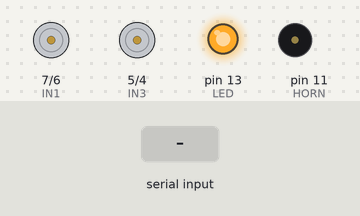
Simulated run of this sketch. Board: Arduino Uno, built with avr-gcc and run on an emulated ATmega328P. On the bench: motor-driver pin pairs drawn as motors (green arrow = first pin HIGH = forward, orange = second pin HIGH = backward, longer = more drive, scaled by the enable pin), output pins drawn as LEDs (lit = HIGH), buzzer (waves = sounding). Inputs (shaded band) come from the test bench.

Above: at 1.2 s.
1.3 s: byte 119 ('w') received over Serial
At 2.3 s:
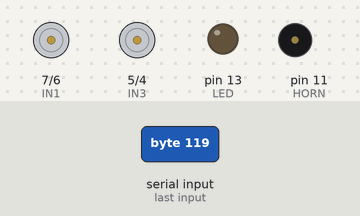
2.8 s: byte 86 ('V') received over Serial
At 3.4 s:
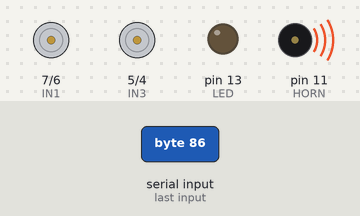
4.3 s: "0" received over Serial
At 5.5 s:
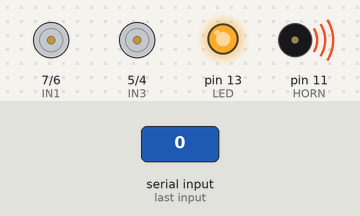
5.8 s: byte 70 ('F') received over Serial
At 6.9 s:
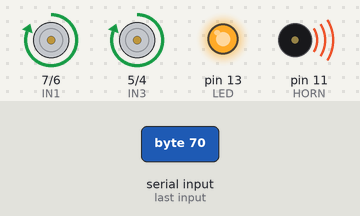
7.3 s: byte 119 ('w') received over Serial
At 8.0 s:
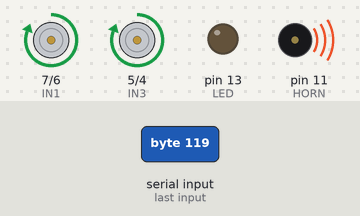
8.8 s: "1" received over Serial
At 9.2 s:
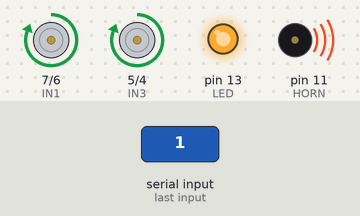
Timing chart, 0 to 11.3 s (numbered marks = the images above; inputs shaded):
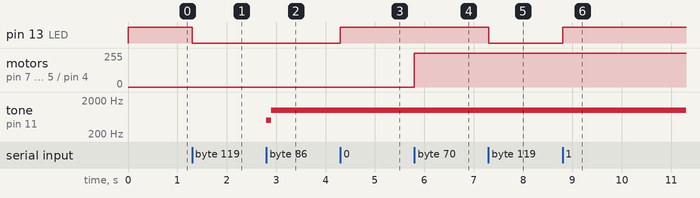

Measured:
- after the input at 1.3 s, pin 13 (LED): HIGH → LOW at once
- after the input at 2.8 s, tone on pin 11 (HORN): silent → 500 Hz at once, → 1000 Hz 0.10 s later
- after the input at 4.3 s, pin 13 (LED): LOW → HIGH at once
- after the input at 5.8 s, motor on pin 7 (IN1) / pin 6 (IN2), motor on pin 5 (IN3) / pin 4 (IN4): stopped → forward 255/255 at once
- after the input at 7.3 s, pin 13 (LED): HIGH → LOW at once
- after the input at 8.8 s, pin 13 (LED): LOW → HIGH at once

The sketch:

mashinka-bluetooth.ino
```cpp
const int TIMEOUT_TIME_MS = 150;
unsigned long lastPilotSymbolTime;
char symbol;

int IN1 = 7; // Input1 подключен к выводу 5
int IN2 = 6;
int IN3 = 5;
int IN4 = 4;
int EN1 = 9;
int EN2 = 3;
int HORN = 11;
int LED = 13;
int val;
int j=100;

enum States
{
  WAITING,
  READING,
  RUNNING,
  ERROR,
  TIMEOUT
};

States state;
States onWait();
States onRead();
States onRun();
States onError();

States onTimeout();

void setup()
{
  Serial.begin(9600);
  lastPilotSymbolTime = 0;
  pinMode(IN1, OUTPUT);
  pinMode(IN2, OUTPUT);
  pinMode(IN3, OUTPUT);
  pinMode(IN4, OUTPUT);

  //используем 13 пин как индикатор включённой ардуины
  pinMode(LED, OUTPUT);
  digitalWrite(LED, HIGH);
}

void loop()
{
  switch (state)
  {
  case WAITING:
    state = onWait();
    break;
  case READING:
    state = onRead();
    break;
  case RUNNING:
    state = onRun();
    break;
  case TIMEOUT:
    state = onTimeout();
    break;
  default:
    state = onError();
  }
}

States onWait()
{
  if (Serial.available() > 0)
  {
    return READING;
  }
  if (lastPilotSymbolTime && (millis() - lastPilotSymbolTime > TIMEOUT_TIME_MS))
  {
    return TIMEOUT;
  }
  return WAITING;
}

States onRead()
{
  symbol = Serial.read();
  return RUNNING;
}

States onRun()
{
  switch (symbol)
  {

    case '0':
    j=0;
     case '1':
    j=30;
     case '2':
    j=55;
     case '3':
    j=80;
     case '4':
    j=105;
     case '5':
    j=130;
     case '6':
    j=155;
     case '7':
    j=180;
     case '8':
    j=205;
     case '9':
    j=230;
     case 'q':
    j=255;

      case 'W':
    //начало действий при полученном символе 'W' (вперед)
    //[ДОБАВИТЬ СВОЙ КОД НИЖЕ]
    pinMode(LED, OUTPUT);
    digitalWrite(LED, HIGH);
    break;

         case 'w':
    //начало действий при полученном символе 'W' (вперед)
    //[ДОБАВИТЬ СВОЙ КОД НИЖЕ]
    pinMode(LED, OUTPUT);
    digitalWrite(LED, LOW);
    break;

     case 'V':
    //начало действий при полученном символе 'W' (вперед)
    //[ДОБАВИТЬ СВОЙ КОД НИЖЕ]
    pinMode(HORN, OUTPUT);
   tone (HORN, 500); //включаем на 500 Гц
delay(100); //ждем 100 Мс
tone(HORN, 1000); //включаем на 1000 Гц
delay(100); //ждем 100 Мс

    break;

    case 'v':
    //начало действий при полученном символе 'W' (вперед)
    //[ДОБАВИТЬ СВОЙ КОД НИЖЕ]
    pinMode(HORN, OUTPUT);
    digitalWrite(HORN, LOW);
    break;

  case 'F':
    //начало действий при полученном символе 'W' (вперед)
    //[ДОБАВИТЬ СВОЙ КОД НИЖЕ]
      analogWrite(EN1, j);
        analogWrite(EN2, j);
    digitalWrite(IN1, HIGH);
    digitalWrite(IN2, LOW);
    digitalWrite(IN3, HIGH);
    digitalWrite(IN4, LOW);
    break;
  case 'B':
    //начало действий при полученном символе 'S' (назад)
    //[ДОБАВИТЬ СВОЙ КОД НИЖЕ]
          analogWrite(EN1, j);
        analogWrite(EN2, j);
    digitalWrite(IN1, LOW);
    digitalWrite(IN2, HIGH);
    digitalWrite(IN3, LOW);
    digitalWrite(IN4, HIGH);
    break;
  case 'L':
    //начало действий при полученном символе 'D' (вправо)
    //[ДОБАВИТЬ СВОЙ КОД НИЖЕ]
          analogWrite(EN1, j);
        analogWrite(EN2, j);
    digitalWrite(IN1, HIGH); // правый
    digitalWrite(IN2, LOW);
    digitalWrite(IN3, LOW);
    digitalWrite(IN4, LOW);
    break;
  case 'R':
    //начало действий при полученном символе 'A' (влево)
    //[ДОБАВИТЬ СВОЙ КОД НИЖЕ]
          analogWrite(EN1, j);
        analogWrite(EN2, j);
    digitalWrite(IN1, LOW);
    digitalWrite(IN2, LOW);
    digitalWrite(IN3, HIGH);
    digitalWrite(IN4, LOW);
    break;
  case 'S':
    //начало действий при полученном символе 'T' (остановка)
    //[ДОБАВИТЬ СВОЙ КОД НИЖЕ]
          analogWrite(EN1, j);
        analogWrite(EN2, j);
    digitalWrite(IN1, LOW);
    digitalWrite(IN2, LOW);
    digitalWrite(IN3, LOW);
    digitalWrite(IN4, LOW);
    break;
  case 'P':
    //получили контрольный символ, не изменяйте этот код
    lastPilotSymbolTime = millis();
    break;
  default:
    return ERROR;
  }
  return WAITING;
}

States onError()
{
  //Получены неоговоренные символы. Очищаем ввод и продолжаем.
  //Здесь можно добавить какие-то действия для этой ситуации.
  //...
  while (Serial.available())
  {
    Serial.read();
  }
  return WAITING;
}

States onTimeout()
{
  //Действия при таймауте.
  //Вероятно, связь утеряна,
  //но при получении контрольного символа она будет восстановлена.
  //Здесь, например, уместно выключить двигатели
  //[ДОБАВИТЬ СВОЙ КОД НИЖЕ]
  digitalWrite(IN1, LOW); // На пары выводов IN поданы сигналы одинакового уровня, моторы не работают
  digitalWrite(IN2, LOW);
  digitalWrite(IN3, LOW);
  digitalWrite(IN4, LOW);
  if (Serial.available())
  {
    return READING;
  }
  return TIMEOUT;
}
```
